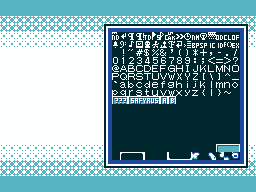
#> input picture data/img/first_chr_bank.png, 256 x 192 px; its folder holds only this picture in this run
$ python cut_img.py ../data/img/first_chr_bank.png
#> lines starting #> are read from the running program, lines starting #| are printed output that depends on the picture
import argparse
import cv2
import os
import glob
import numpy as np

parser = argparse.ArgumentParser()
parser.add_argument("img", type=str)
parser.add_argument("--name", required=False, type=str)
parser.add_argument("--remove", required=False, type=int)
# parser.add_argument("out", type=str)
args = parser.parse_args()

path, name = os.path.split(args.img)
name, ext = os.path.splitext(name)

if args.remove:
    rm_path = os.path.join(path, (name if not args.name else args.name) + "_*.png")
    for f in glob.glob(rm_path):
        os.remove(f)

# open image
img = cv2.imread(args.img, cv2.IMREAD_UNCHANGED)
#> img is the input picture: shape (192, 256, 4); mean B, G, R, A 172.7, 163.4, 127.2, 255
# transform it to grayscale
img_gray = cv2.cvtColor(img, cv2.COLOR_BGR2GRAY)
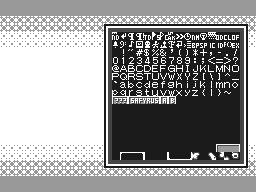
#> img_gray: shape (192, 256); min 27, max 255, mean 153.7
# turn it to black or white pixel
_, img_threashold = cv2.threshold(img_gray, 0, 255, cv2.THRESH_BINARY)
#> img_threashold: shape (192, 256); every value is 255

# find contours
contours, hierarchy = cv2.findContours(img_threashold, cv2.RETR_EXTERNAL, cv2.CHAIN_APPROX_SIMPLE)
#> contours = [[[0, 0], [0, 191], [255, 191], [255, 0]]]
boxs = []
for c in contours:
    boxs.append(cv2.boundingRect(c))
#> this loop made 1 pass
#> c on pass 1: [[0, 0], [0, 191], [255, 191], [255, 0]]
#> after the loop, boxs = [(0, 0, 256, 192)]

boxs = sorted(boxs, key = lambda x: (x[1] + x[3], x[0] + x[2]))

# crop and save images
crops = []
for i, b in enumerate(boxs):
    # get box coordinates
    x,y,w,h = b
    # if crop big enough
    if w > 32 and h > 32:
        # get crop image
        crop = img[y:y+h, x:x+w]
        already_saved = False
        # compare crop to all previous saved crops
        for c in crops:
            if c.shape == crop.shape:
                dif = cv2.absdiff(c, crop)
                s = np.sum(dif)
                if s == 0:
                    already_saved = True
                    break
        if not already_saved:
            crops.append(crop)
            savepath = os.path.join(path, (name if not args.name else args.name) + f"_{i}" + ext)
            cv2.imwrite(savepath, crop)
#> this loop made 1 pass
#> after the loop, crops = 1 item

$ run again, on data/img/name_list.png
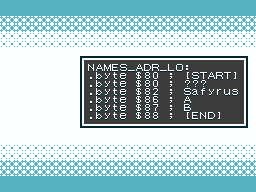
#> input picture data/img/name_list.png, 256 x 192 px
#> img is the input picture: shape (192, 256, 4); mean B, G, R, A 198.1, 194.3, 167.2, 255
#> `img_gray = cv2.cvtColor(img, cv2.COLOR_BGR2GRAY)`:
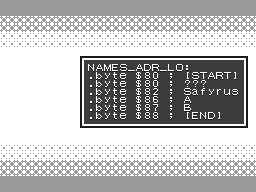
#> img_gray: shape (192, 256); min 27, max 255, mean 186.9
#> img_threashold: shape (192, 256); every value is 255
#> contours = [[[0, 0], [0, 191], [255, 191], [255, 0]]]
#> the loop `for c in contours:` made 1 pass
#> c on pass 1: [[0, 0], [0, 191], [255, 191], [255, 0]]
#> after the loop `for c in contours:`: boxs = [(0, 0, 256, 192)]
#> the loop `for i, b in enumerate(boxs):` made 1 pass
#> after the loop `for i, b in enumerate(boxs):`: crops = 1 item
